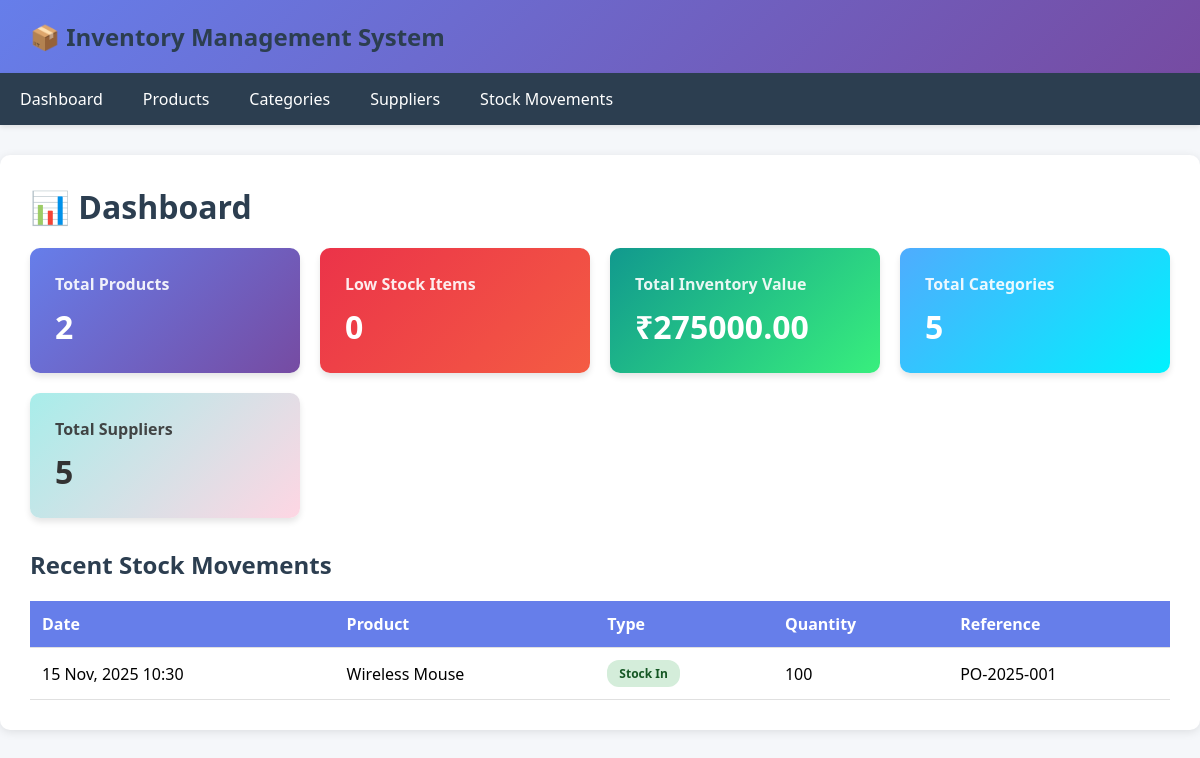
The page / on the database its author committed.
### app/models.py (models this page shows, shortened)
class StockMovement(models.Model):
    MOVEMENT_TYPES = [
        ('in', 'Stock In'),
        ('out', 'Stock Out'),
        ('adjustment', 'Adjustment'),
    ]
    product = models.ForeignKey(Product, on_delete=models.CASCADE, related_name='movements')
    movement_type = models.CharField(max_length=20, choices=MOVEMENT_TYPES)
    quantity = models.IntegerField()
    reference_number = models.CharField(max_length=100, blank=True)
    notes = models.TextField(blank=True)
    date = models.DateTimeField(default=timezone.now)
    created_at = models.DateTimeField(auto_now_add=True)
    class Meta:
        ordering = ['-date']

class Product(models.Model):
    name = models.CharField(max_length=200)
    sku = models.CharField(max_length=50, unique=True, verbose_name="SKU Code")
    category = models.ForeignKey(Category, on_delete=models.CASCADE, related_name='products')
    supplier = models.ForeignKey(Supplier, on_delete=models.SET_NULL, null=True, related_name='products')
    description = models.TextField(blank=True)
    unit_price = models.DecimalField(max_digits=10, decimal_places=2)
    quantity_in_stock = models.IntegerField(default=0)
    reorder_level = models.IntegerField(default=10, help_text="Minimum stock level before reorder")
    created_at = models.DateTimeField(auto_now_add=True)
    updated_at = models.DateTimeField(auto_now=True)
    @property
    def total_value(self):
        return self.unit_price * self.quantity_in_stock
    class Meta:
        ordering = ['-created_at']

### app/views.py (the view)
# urls.py: path('', DashboardView.as_view(), name='dashboard'),
class DashboardView(ListView):
    model = Product
    template_name = 'app/dashboard.html'
    context_object_name = 'products'
    def get_context_data(self, **kwargs):
        context = super().get_context_data(**kwargs)
        products = Product.objects.all()
        context['total_products'] = products.count()
        context['low_stock_products'] = products.filter(quantity_in_stock__lte=F('reorder_level')).count()
        context['total_inventory_value'] = sum([p.total_value for p in products])
        context['total_categories'] = Category.objects.count()
        context['total_suppliers'] = Supplier.objects.count()
        context['recent_movements'] = StockMovement.objects.all()[:5]
        return context

### app/templates/app/dashboard.html (shortened to what this page needs)
{% extends 'app/base.html' %}
{% block content %}
<h1>📊 Dashboard</h1>
<div class="stats-grid">
    <div class="stat-card">
        <h3>Total Products</h3>
        <div class="number">{{ total_products }}</div>
    </div>
    <div class="stat-card orange">
        <h3>Low Stock Items</h3>
        <div class="number">{{ low_stock_products }}</div>
    </div>
    <div class="stat-card green">
        <h3>Total Inventory Value</h3>
        <div class="number">₹{{ total_inventory_value|floatformat:2 }}</div>
    </div>
    <div class="stat-card blue">
        <h3>Total Categories</h3>
        <div class="number">{{ total_categories }}</div>
    </div>
    <div class="stat-card purple">
        <h3>Total Suppliers</h3>
        <div class="number">{{ total_suppliers }}</div>
    </div>
</div>
<h2>Recent Stock Movements</h2>
<table>
    <thead>
        <tr>
            <th>Date</th>
            <th>Product</th>
            <th>Type</th>
            <th>Quantity</th>
            <th>Reference</th>
        </tr>
    </thead>
    <tbody>
        {% for movement in recent_movements %}
        <tr>
            <td>{{ movement.date|date:"d M, Y H:i" }}</td>
            <td>{{ movement.product.name }}</td>
            <td>
                <span class="badge {% if movement.movement_type == 'in' %}badge-success{% elif movement.movement_type == 'out' %}badge-danger{% else %}badge-info{% endif %}">
                    {{ movement.get_movement_type_display }}
                </span>
            </td>
            <td>{{ movement.quantity }}</td>
            <td>{{ movement.reference_number|default:"-" }}</td>
        </tr>
        {% empty %}
        <tr>
            <td colspan="5" style="text-align: center;">No recent movements</td>
        </tr>
        {% endfor %}
    </tbody>
</table>
{% endblock %}

### app/templates/app/base.html (style rules this page uses)
* { margin: 0; padding: 0; box-sizing: border-box; }
body { font-family: 'Segoe UI', Tahoma, Geneva, Verdana, sans-serif; background-color: #f5f7fa; padding: 0; }
h1, h2 { color: #2c3e50; margin-bottom: 20px; }
table { width: 100%; border-collapse: collapse; margin-top: 20px; }
table th, table td { padding: 12px; text-align: left; border-bottom: 1px solid #e0e0e0; }
table th { background-color: #667eea; color: white; font-weight: 600; }
.stats-grid { display: grid; grid-template-columns: repeat(auto-fit, minmax(250px, 1fr)); gap: 20px; margin-bottom: 30px; }
.stat-card { background: linear-gradient(135deg, #667eea 0%, #764ba2 100%); padding: 25px; border-radius: 10px; color: white; box-shadow: 0 4px 6px rgba(0,0,0,0.1); }
.stat-card h3 { font-size: 16px; margin-bottom: 10px; opacity: 0.9; }
.stat-card .number { font-size: 32px; font-weight: bold; }
.stat-card.green { background: linear-gradient(135deg, #11998e 0%, #38ef7d 100%); }
.stat-card.orange { background: linear-gradient(135deg, #eb3349 0%, #f45c43 100%); }
.stat-card.blue { background: linear-gradient(135deg, #4facfe 0%, #00f2fe 100%); }
.stat-card.purple { background: linear-gradient(135deg, #a8edea 0%, #fed6e3 100%); color: #333; }
.badge { display: inline-block; padding: 5px 12px; border-radius: 12px; font-size: 12px; font-weight: bold; }
.badge-success { background-color: #d4edda; color: #155724; }

### rows shown on the page
StockMovement: date "15 Nov, 2025 10:30", product.name "Wireless Mouse", movement_type "Stock In", quantity "100", reference_number "PO-2025-001"

### other values the page prints
{{ total_products }} "2"
{{ low_stock_products }} "0"
{{ total_inventory_value|floatformat:2 }} "275000.00"
{{ total_categories }} "5"
{{ total_suppliers }} "5"
